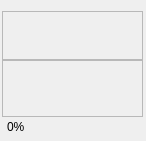
<?xml version="1.0" encoding="UTF-8"?>
<ui version="4.0">
 <class>C_SdNdeDpSelectorItemWidget</class>
 <widget class="QWidget" name="C_SdNdeDpSelectorItemWidget">
  <property name="geometry">
   <rect>
    <x>0</x>
    <y>0</y>
    <width>146</width>
    <height>141</height>
   </rect>
  </property>
  <property name="sizePolicy">
   <sizepolicy hsizetype="Fixed" vsizetype="Fixed">
    <horstretch>0</horstretch>
    <verstretch>0</verstretch>
   </sizepolicy>
  </property>
  <property name="minimumSize">
   <size>
    <width>146</width>
    <height>141</height>
   </size>
  </property>
  <property name="maximumSize">
   <size>
    <width>146</width>
    <height>141</height>
   </size>
  </property>
  <property name="windowTitle">
   <string>Form</string>
  </property>
  <layout class="QGridLayout" name="gridLayout_2">
   <property name="leftMargin">
    <number>2</number>
   </property>
   <property name="topMargin">
    <number>11</number>
   </property>
   <property name="rightMargin">
    <number>3</number>
   </property>
   <property name="bottomMargin">
    <number>0</number>
   </property>
   <property name="spacing">
    <number>0</number>
   </property>
   <item row="0" column="0">
    <widget class="QFrame" name="pc_FrameSdNdeDpSelectorItem">
     <property name="sizePolicy">
      <sizepolicy hsizetype="Preferred" vsizetype="Fixed">
       <horstretch>0</horstretch>
       <verstretch>0</verstretch>
      </sizepolicy>
     </property>
     <property name="minimumSize">
      <size>
       <width>0</width>
       <height>130</height>
      </size>
     </property>
     <property name="maximumSize">
      <size>
       <width>16777215</width>
       <height>130</height>
      </size>
     </property>
     <layout class="QGridLayout" name="gridLayout">
      <property name="leftMargin">
       <number>0</number>
      </property>
      <property name="topMargin">
       <number>0</number>
      </property>
      <property name="rightMargin">
       <number>0</number>
      </property>
      <property name="bottomMargin">
       <number>0</number>
      </property>
      <property name="spacing">
       <number>0</number>
      </property>
      <item row="0" column="0">
       <layout class="QVBoxLayout" name="pc_VerticalLayout" stretch="0,1,0">
        <property name="spacing">
         <number>0</number>
        </property>
        <property name="leftMargin">
         <number>0</number>
        </property>
        <property name="topMargin">
         <number>0</number>
        </property>
        <property name="rightMargin">
         <number>0</number>
        </property>
        <property name="bottomMargin">
         <number>0</number>
        </property>
        <item>
         <widget class="stw::opensyde_gui_elements::C_OgeTedElided" name="pc_TextEditDpName">
          <property name="enabled">
           <bool>false</bool>
          </property>
          <property name="sizePolicy">
           <sizepolicy hsizetype="Expanding" vsizetype="Fixed">
            <horstretch>0</horstretch>
            <verstretch>0</verstretch>
           </sizepolicy>
          </property>
          <property name="minimumSize">
           <size>
            <width>0</width>
            <height>49</height>
           </size>
          </property>
          <property name="maximumSize">
           <size>
            <width>16777215</width>
            <height>48</height>
           </size>
          </property>
          <property name="verticalScrollBarPolicy">
           <enum>Qt::ScrollBarAlwaysOff</enum>
          </property>
          <property name="horizontalScrollBarPolicy">
           <enum>Qt::ScrollBarAlwaysOff</enum>
          </property>
          <property name="readOnly">
           <bool>true</bool>
          </property>
          <property name="textInteractionFlags">
           <set>Qt::NoTextInteraction</set>
          </property>
         </widget>
        </item>
        <item>
         <widget class="stw::opensyde_gui_elements::C_OgeTedElided" name="pc_TextEditDpComment">
          <property name="enabled">
           <bool>false</bool>
          </property>
          <property name="sizePolicy">
           <sizepolicy hsizetype="Expanding" vsizetype="Expanding">
            <horstretch>0</horstretch>
            <verstretch>0</verstretch>
           </sizepolicy>
          </property>
          <property name="verticalScrollBarPolicy">
           <enum>Qt::ScrollBarAlwaysOff</enum>
          </property>
          <property name="horizontalScrollBarPolicy">
           <enum>Qt::ScrollBarAlwaysOff</enum>
          </property>
          <property name="readOnly">
           <bool>true</bool>
          </property>
          <property name="textInteractionFlags">
           <set>Qt::NoTextInteraction</set>
          </property>
         </widget>
        </item>
        <item>
         <widget class="QWidget" name="pc_WidgetDpItemUsage" native="true">
          <layout class="QVBoxLayout" name="verticalLayout" stretch="1,0">
           <property name="spacing">
            <number>0</number>
           </property>
           <property name="leftMargin">
            <number>0</number>
           </property>
           <property name="topMargin">
            <number>0</number>
           </property>
           <property name="rightMargin">
            <number>0</number>
           </property>
           <property name="bottomMargin">
            <number>0</number>
           </property>
           <item>
            <layout class="QHBoxLayout" name="pc_HorizontalLayout" stretch="0,1">
             <property name="spacing">
              <number>0</number>
             </property>
             <property name="leftMargin">
              <number>5</number>
             </property>
             <item>
              <widget class="stw::opensyde_gui_elements::C_OgeLabStatusInformationSmall" name="pc_LabelUsage">
               <property name="text">
                <string>0%</string>
               </property>
              </widget>
             </item>
             <item>
              <spacer name="pc_HorizontalSpacer">
               <property name="orientation">
                <enum>Qt::Horizontal</enum>
               </property>
               <property name="sizeHint" stdset="0">
                <size>
                 <width>98</width>
                 <height>20</height>
                </size>
               </property>
              </spacer>
             </item>
            </layout>
           </item>
           <item>
            <spacer name="pc_VerticalSpacer">
             <property name="orientation">
              <enum>Qt::Vertical</enum>
             </property>
             <property name="sizeType">
              <enum>QSizePolicy::Fixed</enum>
             </property>
             <property name="sizeHint" stdset="0">
              <size>
               <width>20</width>
               <height>4</height>
              </size>
             </property>
            </spacer>
           </item>
          </layout>
         </widget>
        </item>
       </layout>
      </item>
     </layout>
    </widget>
   </item>
  </layout>
 </widget>
 <customwidgets>
  <customwidget>
   <class>stw::opensyde_gui_elements::C_OgeLabStatusInformationSmall</class>
   <extends>QLabel</extends>
   <header>C_OgeLabStatusInformationSmall.hpp</header>
  </customwidget>
  <customwidget>
   <class>stw::opensyde_gui_elements::C_OgeTedElided</class>
   <extends>QTextEdit</extends>
   <header>C_OgeTedElided.hpp</header>
  </customwidget>
 </customwidgets>
 <resources/>
 <connections/>
</ui>
